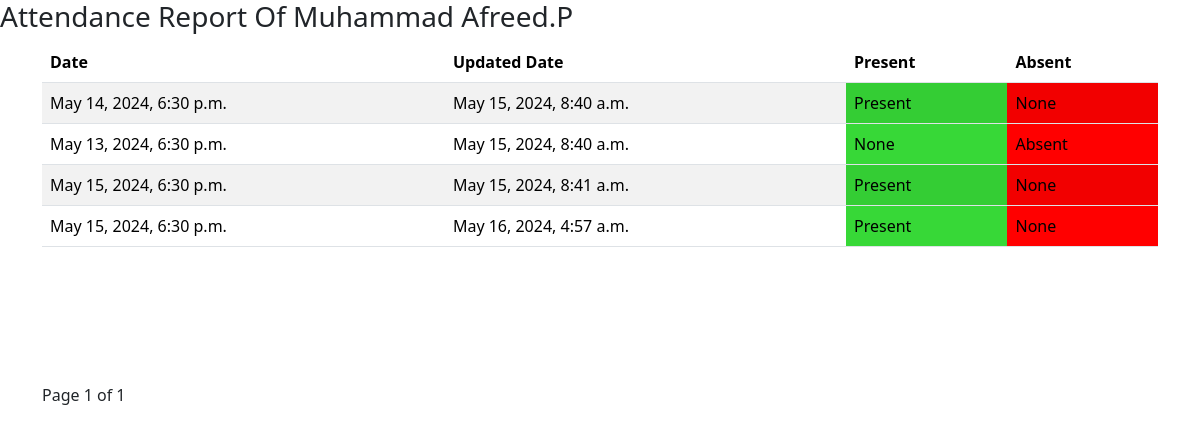
The app's page /attendance_report/1/ (signed in) with its own data.
### cbtech_app/models.py (models this page shows)
class Attendence(models.Model):
    connection=models.ForeignKey(Enquiry, on_delete=models.CASCADE,null=True,blank=True)
    attendence_date=models.DateTimeField(auto_now_add=True)
    updated_date=models.DateTimeField(auto_now=False)
    present=models.CharField(max_length=200,null=True)
    absent=models.CharField(max_length=50,null=True)
    objects=models.Manager()

### cbtech_app/StaffViews.py (the view)
# urls.py: path('attendance_report/<int:id>/', StaffViews.attendance_report_view, name='attendance_report'),
@login_required
def attendance_report_view(request, id):
    print(id)
    enquiry =get_object_or_404(Enquiry, enquiry_id=id)
    attendance_record=Attendence.objects.filter(connection__enquiry_id=id)
    print(attendance_record)
    print(enquiry)
    paginator=Paginator(attendance_record,15)
    page=request.GET.get('page')
    try:
        items=paginator.page(page)
    except PageNotAnInteger:
        items=paginator.page(1)
    except EmptyPage:
        items=paginator.page(paginator.num_pages)
    return render(request, 'staff_template/attendance_report.html', {'items':items, 'enquiry':enquiry})

### cbtech_app/models.py (called while the page is built)
    def __str__(self):
        return self.name

### templates/staff_template/attendance_report.html (shortened to what this page needs)
<!DOCTYPE html>
<html lang="en">
<head>
    <link href="https://cdn.jsdelivr.net/npm/bootstrap@5.3.3/dist/css/bootstrap.min.css" rel="stylesheet">
</head>
<h3>Attendance Report Of {{ enquiry }}</h3>
<div class="container">
    <table class="table table-striped">
      <thead>
        <tr>
          <th>Date</th>
          <th>Updated Date</th>
          <th>Present</th>
          <th>Absent</th>
        </tr>
      </thead>
      <tbody>
        {% for x in items %}
        <tr>
          <td>{{ x.updated_date }}</td>
          <td>{{ x.attendence_date }}</td>
          <td style="background-color: rgb(55, 216, 55);">{{ x.present }}</td>
          <td style="background-color: red;">{{ x.absent }}</td>
        </tr>
        {% endfor %}
      </tbody>
    </table>
   <br><br><br><br><br>
    <span class="current">
       Page {{ items.number }} of {{ items.paginator.num_pages }}
    </span>
  </div>
  </body>
  </html>

### records on screen
Attendence: updated_date "May 14, 2024, 6:30 p.m.", attendence_date "May 15, 2024, 8:40 a.m.", present "Present", absent "None"
Attendence: updated_date "May 13, 2024, 6:30 p.m.", attendence_date "May 15, 2024, 8:40 a.m.", present "None", absent "Absent"
Attendence: updated_date "May 15, 2024, 6:30 p.m.", attendence_date "May 15, 2024, 8:41 a.m.", present "Present", absent "None"
Attendence: updated_date "May 15, 2024, 6:30 p.m.", attendence_date "May 16, 2024, 4:57 a.m.", present "Present", absent "None"

### other values on screen
{{ items.number }} "1"
{{ items.paginator.num_pages }} "1"
